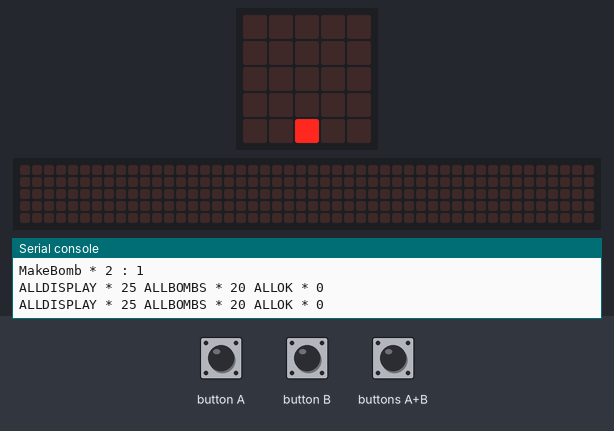
This program was run on a simulated BBC micro:bit (MakeCode). Parts: the board's 5×5 LED display, a strip that is not on the board, showing the scrolling text unrolled, the last lines printed to the serial console. The test bench sets the inputs (shaded band). Random numbers come from a fixed seed; the 48×5 strip is a reading aid, not a part: it shows the text the display is scrolling, unrolled, one strip-width of it at a time.

Above: at 1.2 s.
1.3 s: buttons A+B pressed for 0.15 s
At 2.3 s:
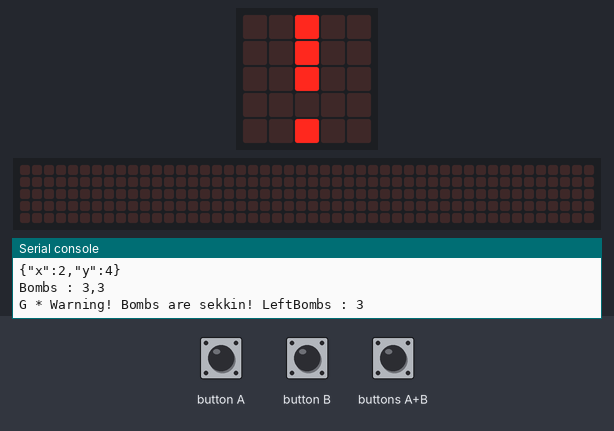
At 16.0 s:
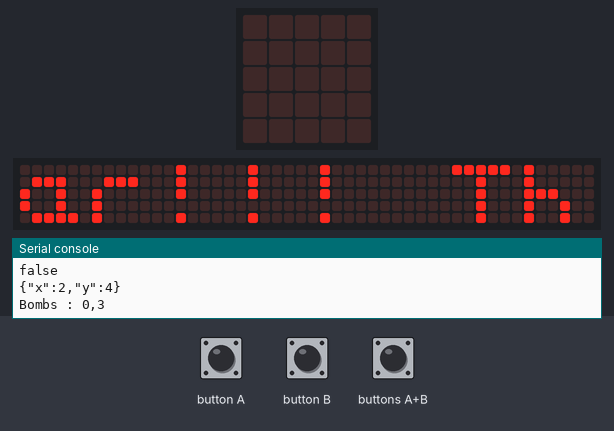

The program:

main.ts
```typescript
// MineSuipa-
//
// TUkuttano ha watasi desu
function MakeBombs (BombsCount: number) {
    console.log(`Bombs are required! ${BombsCount}`)
for (let index = 0; index < BombsCount; index++) {
        x2 = randint(0, 4)
        y2 = randint(0, 4)
        console.log(`MakeBomb * ${x2} : ${y2}`)
Bombs.push({x:x2, y:y2})
    }
}
function FirstDisplay () {
    console.log('[GameSelect] Game Select!!!')
if (input.pinIsPressed(TouchPin.P0)) {

    }
}
function GameClear () {
    const bombs = RandomBombs(difficult)
    const displayLEDs = 25
    console.log(`ALLDISPLAY * ${displayLEDs} ALLBOMBS * ${bombs} ALLOK * ${BombsCountUp}`)
if (BombsCountUp >= displayLEDs - bombs) {
        basic.showString("Game Clear!!! Thanks for playing!")
    }
}
input.onButtonPressed(Button.A, function () {
    if (playerMoveInfomation == "XDeg" || playerMoveInfomation == "DEFO") {
        if (playerMoveInfomation != "DEFO") {
            player.turn(Direction.Right, 270)
            console.log(`LOG * DEG 270`)
        }
        playerMoveInfomation = "YDeg"
    }
    if (player_tf) {
        X += 1
        player.move(1)
    } else {
        X += -1
        player.move(-1)
    }
    if (X < 0) {
        player_tf = true
        X = 0
    }
    if (X > 4) {
        player_tf = false
        X = 4
    }
    console.log(`PLAYER * ${playerMoveInfomation} Edge:${player.isTouchingEdge()} player : ${player_tf} X :${X} Y: ${Y}`)
})
function WarningSprite (x: number, y: number) {
    display = game.createSprite(x, y)
    basic.pause(500)
    display.off()
basic.pause(500)
    display.on()
basic.pause(500)
    display.off()
basic.pause(500)
    display.on()
}
input.onButtonPressed(Button.AB, function () {
    Bombs.forEach((bombsXY) => {
        console.log(IsMinePlaced({x:X,y:Y}))
        if(IsMinePlaced({x:X,y:Y})) return;
        //爆弾があるかここでしらべてくれる
        console.log(`Bombs : ${bombsXY.x},${bombsXY.y}`)
        if(bombsXY.x === X && bombsXY.y === Y){
            basic.showString('Game Over')
        } else {
           if (bombsXY.x === X + 1 || bombsXY.x === X - 1 || bombsXY.y === Y - 1 || bombsXY.y === Y - 1) {
                game.createSprite(X, Y)
             console.log('G * Warning! Bombs are sekkin! LeftBombs : '+BombsCountUp)
            //    WarningSprite(X,Y)
            basic.showLeds(`
            . . # . .
            . . # . .
            . . # . .
            . . . . .
            . . # . .
            `)
               BombsAreOK.push(bombsXY)
               BombsCountUp++
            } else {
                game.createSprite(X, Y)
                BombsAreOK.push(bombsXY)
                BombsCountUp = BombsCountUp + 1
            }
        }
    })
})
input.onButtonPressed(Button.B, function () {
    if (playerMoveInfomation == "DEFO") {
        basic.showLeds(`
            . # # # .
            # . . . #
            # # # # #
            # . . . #
            # . . . #
            `)
        return;
    }
    if (playerMoveInfomation == "YDeg") {
        player.turn(Direction.Right, 90)
        console.log(`LOG * DEG 90`)
playerMoveInfomation = "XDeg"
    }
    if (player_tfY) {
        Y += 1
        player.move(1)
    } else {
        Y += -1
        player.move(-1)
    }
    if (Y < 0) {
        player_tfY = true
        Y = 0
    }
    if (Y > 4) {
        player_tfY = false
        Y = 4
    }
    console.log(`PLAYER * ${playerMoveInfomation} Edge:${player.isTouchingEdge()} player : ${player_tf} X :${X} Y: ${Y}`)
})
function BombsDisplay () {

}
function Init () {
    MakeBombs(RandomBombs(difficult))
    BombsDisplay()
}
let atFirst = false
let displayLEDs = 0
let y2 = 0
let x2 = 0
let player_tfY = false
let playerMoveInfomation = ""
let _deg = 0
let player: game.LedSprite = null
let BombsAreOK : Array<BombXY> = []
let Bombs : BombXY[] = []
let x22 = 0
let y22 = 0
let d = 0
let BombsCountUp :number = 0
let player_tf = false
let X = 0
let Y = 0
let displayLEDs2 = 0
let display: game.LedSprite = null
function IsMinePlaced (bombsxy : BombXY) : boolean {
    console.log(bombsxy)
    let value : boolean;
    for(const bombs2 of BombsAreOK) {
        if(bombs2.x === bombsxy.x && bombs2.y === bombsxy.y) value = true
        else value = false
    }
    return value
}
playerMoveInfomation = "DEFO"
type PlayerMoveInfomationTypes = "XDeg"|"YDeg"|"DEFO"
player_tf = true
player_tfY = true
let defX = 2
let defY = 4
X = 2
Y = 4
player = game.createSprite(defX, defY)
let difficult : Difficult = "hard"
type Difficult = "easy"|"normal"|"hard"|"debug"
function RandomBombs(difficult : Difficult): number{
    let BombsCount : number = 0
    switch(difficult as Difficult){
        case "easy":
         return BombsCount = 2
        break;
        case "normal":
          return BombsCount = 4
        break;
        case "hard":
         return BombsCount = 20
         break;
        case "debug":
         return BombsCount = 1
        break;
    }
    //return BombsCount
}
type BombXY = { x: number , y:number}
basic.forever(function () {
    if (atFirst == false) {
        Init()
        atFirst = true
    }
})
basic.forever(function () {
    GameClear()
    basic.pause(1000)
})
```

test.ts
```typescript
// テストはここに来ます。このパッケージが拡張機能として使用されるときにはコンパイルされません。
```

Measured:
- after the input at 1.3 s, the display: changes after 0.16 s (image 1)
- what the display in image 1 shows lasts 2.0 s, from 1.5 s to 3.5 s
- what the display in image 2 shows lasts 0.9 s, from 15.3 s to 16.2 s
